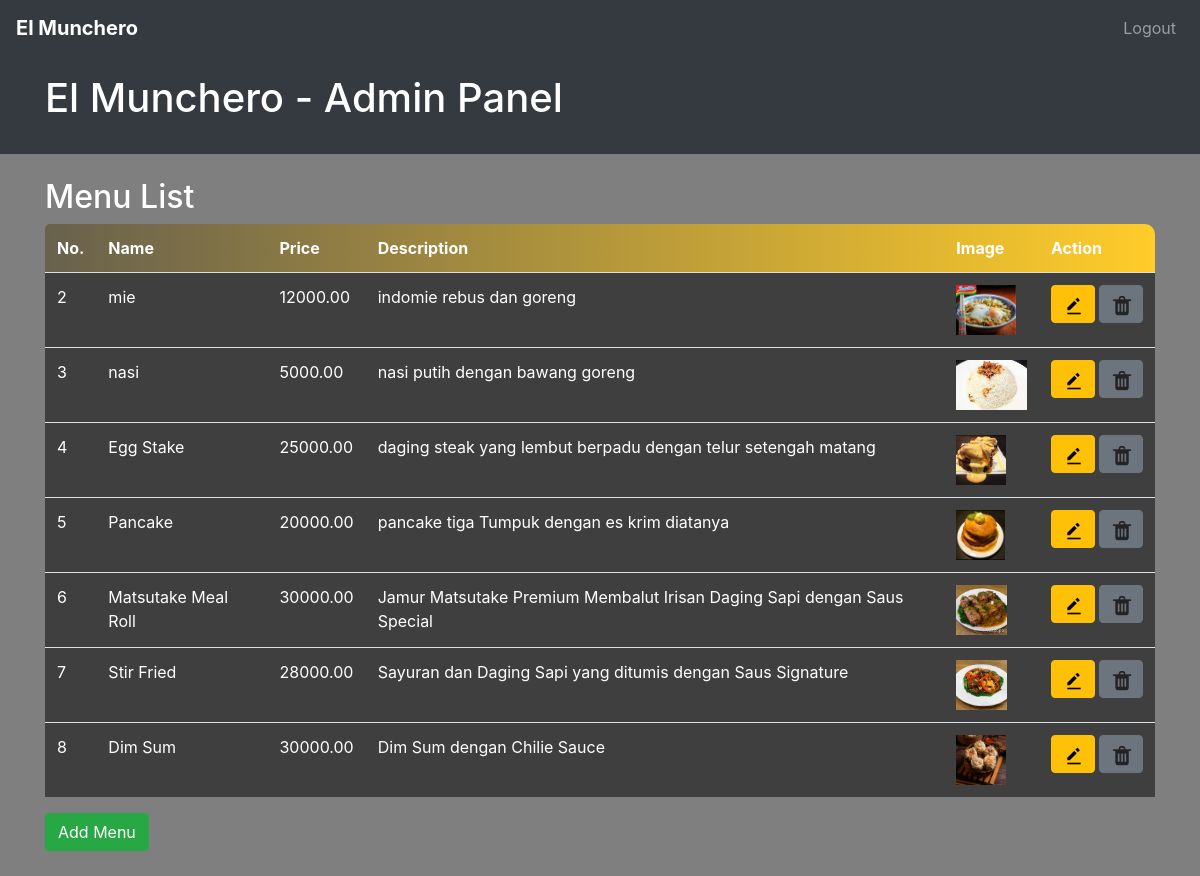
The page /admin.php (signed in) on the database as committed earlier.
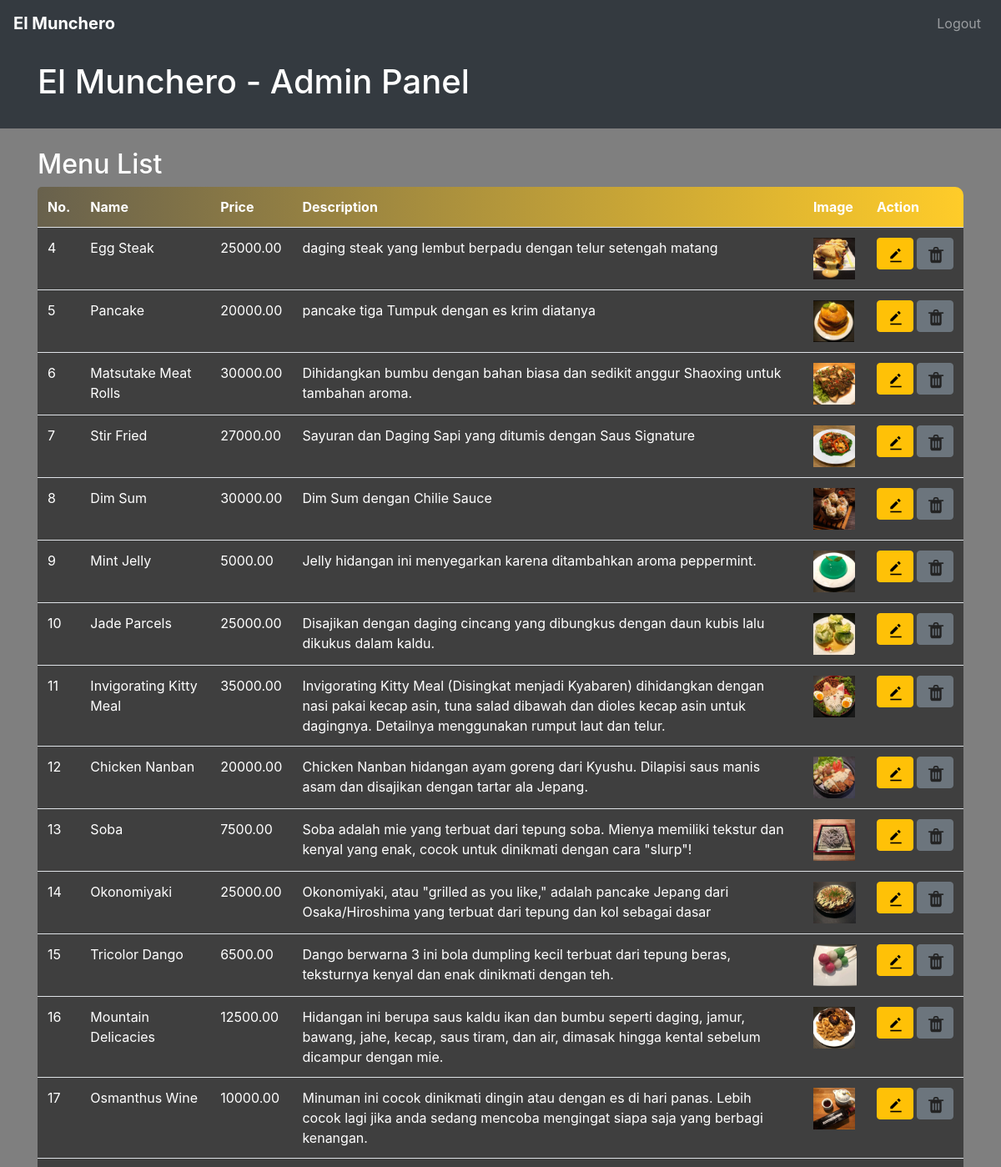
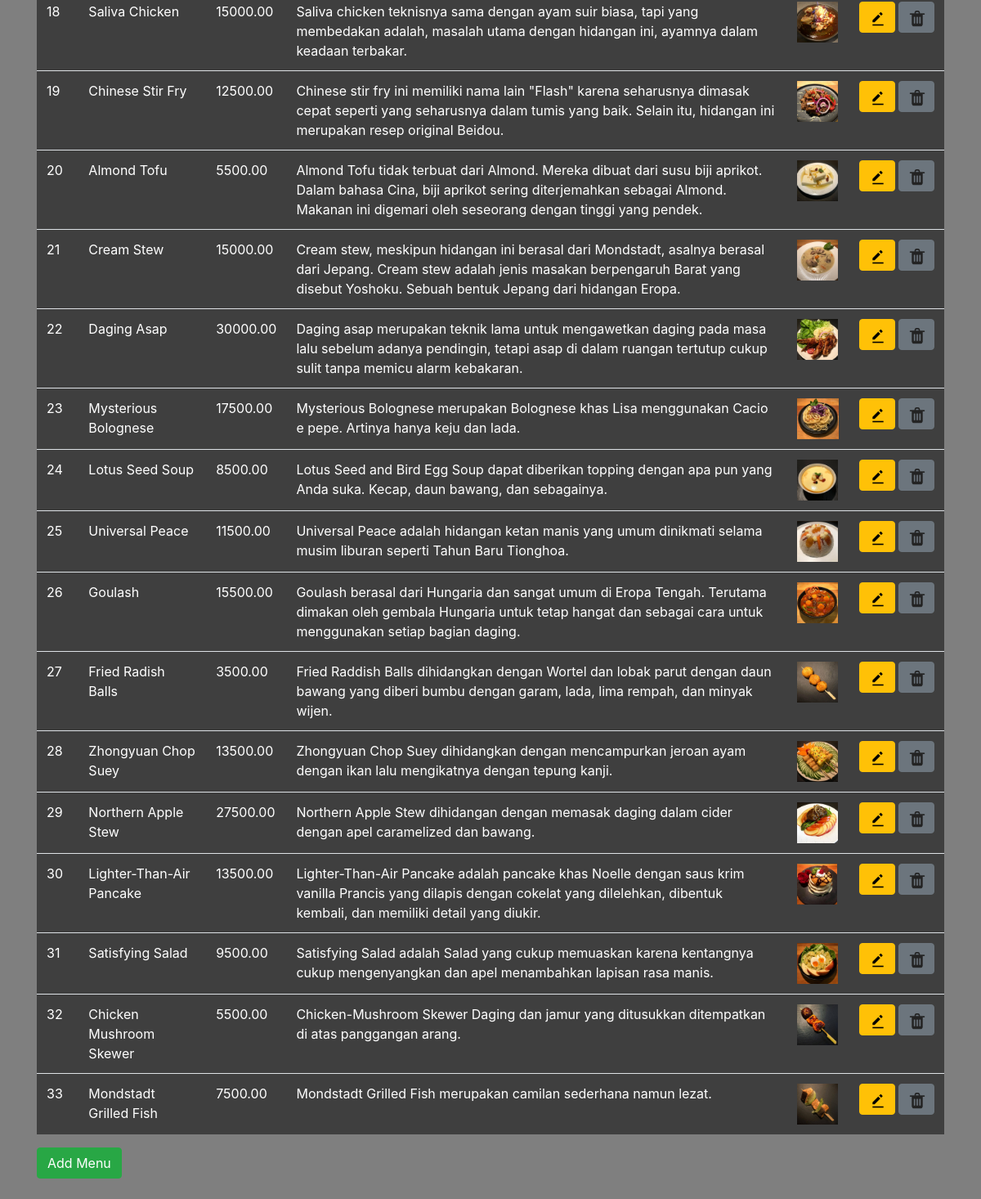
The same page on the database as committed later (2 pictures, top to bottom).
### tables this page shows
CREATE TABLE `menu` (
  `id` int(11) NOT NULL,
  `name` varchar(100) DEFAULT NULL,
  `price` decimal(10,2) DEFAULT NULL,
  `description` text DEFAULT NULL,
  `image_path` varchar(255) DEFAULT NULL
);

### admin.php (the view, shortened to what this page needs)
<?php
include 'db.php';
?>
<!DOCTYPE html>
<html lang="en">
<head>
    <link rel="stylesheet" href="https://stackpath.bootstrapcdn.com/bootstrap/4.5.2/css/bootstrap.min.css">
</head>
<body>
    <nav class="navbar navbar-expand-lg navbar-dark bg-dark">
        <a class="navbar-brand" href="admin.php">El Munchero</a>
        <div class="collapse navbar-collapse" id="navbarNav">
            <ul class="navbar-nav ml-auto">
                <li class="nav-item">
                    <a class="nav-link" href="logout.php">Logout</a>
                </li>
            </ul>
        </div>
    </nav>
    <header class="le-admin-panel bg-dark text-white p-4">
        <div class="container">
            <h1>El Munchero - Admin Panel</h1>
        </div>
    </header>
    <div class="container mt-4">
        <h2 class="text">Menu List</h2>
        <table class="table">
            <thead class="table-header">
                <tr>
                    <th class="text-header">No.</th>
                    <th class="text-header">Name</th>
                    <th class="text-header">Price</th>
                    <th class="text-header">Description</th>
                    <th class="text-header">Image</th>
                    <th class="text-header">Action</th>
                </tr>
            </thead>
            <tbody>
                <?php
                $stmt = $pdo->prepare("SELECT * FROM menu");
                $stmt->execute();
                $menus = $stmt->fetchAll(PDO::FETCH_ASSOC);
                $evenRow = true;
                foreach ($menus as $menu) {
                    $rowClass = $evenRow ? 'even-row' : 'odd-row';
                    echo "<tr class='$rowClass'>";
                    echo "<td class='text'>{$menu['id']}</td>";
                    echo "<td class='text'>{$menu['name']}</td>";
                    echo "<td class='text'>{$menu['price']}</td>";
                    echo "<td class='text'>{$menu['description']}</td>";
                    echo "<td class='text'><img src='{$menu['image_path']}' alt='{$menu['name']}' height='50'></td>";
                    echo "<td>";
                    echo "<div class='action-button-container'>";
                    echo '<a class="btn btn-warning action-button" href="edit.php?id=' . $menu['id'] . '"><img src="img/edit.png" style="width: 20px; height: 20px;" /></a>';
                    echo '<a class="btn btn-secondary action-button" href="admin.php?action=delete&id=' . $menu['id'] . '"><img src="img/delete.png" style="width: 20px; height: 20px;" /></a>';
                    echo "</div>";
                    echo "</td>";
                    echo "</tr>";
                    $evenRow = !$evenRow;
                }
                ?>
            </tbody>
        </table>
        <a class="btn btn-success" href="add_menu.php">Add Menu</a>
    </div>
</body>
</html>

Rows that differ between the two databases and show on the page:
removed menu: id "2", name "mie", price "12000.00", description "indomie rebus dan goreng", image_path (picture)
removed menu: id "3", name "nasi", price "5000.00", description "nasi putih dengan bawang goreng", image_path+name (picture)
changed menu "daging steak yang lembut berpadu dengan telur setengah matang": name "Egg Stake" → "Egg Steak"
changed menu id 6: name "Matsutake Meal Roll" → "Matsutake Meat Rolls"; description "Jamur Matsutake Premium Membalut Irisan Daging Sapi dengan Saus Special" → "Dihidangkan bumbu dengan bahan biasa dan sedikit anggur Shaoxing untuk tambahan aroma."; image_path: a different picture
changed menu "Stir Fried": price "28000.00" → "27000.00"
added menu: id "9", name "Mint Jelly", price "5000.00", description "Jelly hidangan ini menyegarkan karena ditambahkan aroma peppermint.", image_path (picture)
added menu: id "10", name "Jade Parcels", price "25000.00", description "Disajikan dengan daging cincang yang dibungkus dengan daun kubis lalu dikukus dalam kaldu.", image_path (picture)
added menu: id "11", name "Invigorating Kitty Meal", price "35000.00", description "Invigorating Kitty Meal (Disingkat menjadi Kyabaren) dihidangkan dengan nasi pakai kecap asin, tuna salad dibawah dan dioles kecap asin untuk dagingnya. Detailnya menggunakan rumput laut dan telur.", image_path (picture)
added menu: id "12", name "Chicken Nanban", price "20000.00", description "Chicken Nanban hidangan ayam goreng dari Kyushu. Dilapisi saus manis asam dan disajikan dengan tartar ala Jepang.", image_path (picture)
added menu: id "13", name "Soba", price "7500.00", description "Soba adalah mie yang terbuat dari tepung soba. Mienya memiliki tekstur dan kenyal yang enak, cocok untuk dinikmati dengan cara \"slurp\"!", image_path (picture)
added menu: id "14", name "Okonomiyaki", price "25000.00", description "Okonomiyaki, atau \"grilled as you like,\" adalah pancake Jepang dari Osaka/Hiroshima yang terbuat dari tepung dan kol sebagai dasar", image_path (picture)
added menu: id "15", name "Tricolor Dango", price "6500.00", description "Dango berwarna 3 ini bola dumpling kecil terbuat dari tepung beras, teksturnya kenyal dan enak dinikmati dengan teh.", image_path (picture)
added menu: id "16", name "Mountain Delicacies", price "12500.00", description "Hidangan ini berupa saus kaldu ikan dan bumbu seperti daging, jamur, bawang, jahe, kecap, saus tiram, dan air, dimasak hingga kental sebelum dicampur dengan mie.", image_path (picture)
added menu: id "17", name "Osmanthus Wine", price "10000.00", description "Minuman ini cocok dinikmati dingin atau dengan es di hari panas. Lebih cocok lagi jika anda sedang mencoba mengingat siapa saja yang berbagi kenangan.", image_path (picture)
added menu: id "18", name "Saliva Chicken", price "15000.00", description "Saliva chicken teknisnya sama dengan ayam suir biasa, tapi yang membedakan adalah, masalah utama dengan hidangan ini, ayamnya dalam keadaan terbakar.", image_path (picture)
added menu: id "19", name "Chinese Stir Fry", price "12500.00", description "Chinese stir fry ini memiliki nama lain \"Flash\" karena seharusnya dimasak cepat seperti yang seharusnya dalam tumis yang baik. Selain itu, hidangan ini merupakan resep original Beidou.", image_path (picture)
added menu: id "20", name "Almond Tofu", price "5500.00", description "Almond Tofu tidak terbuat dari Almond. Mereka dibuat dari susu biji aprikot. Dalam bahasa Cina, biji aprikot sering diterjemahkan sebagai Almond. Makanan ini digemari oleh seseorang dengan tinggi yang pendek.", image_path (picture)
added menu: id "21", name "Cream Stew", price "15000.00", description "Cream stew, meskipun hidangan ini berasal dari Mondstadt, asalnya berasal dari Jepang. Cream stew adalah jenis masakan berpengaruh Barat yang disebut Yoshoku. Sebuah bentuk Jepang dari hidangan Eropa.", image_path (picture)
added menu: id "22", name "Daging Asap", price "30000.00", description "Daging asap merupakan teknik lama untuk mengawetkan daging pada masa lalu sebelum adanya pendingin, tetapi asap di dalam ruangan tertutup cukup sulit tanpa memicu alarm kebakaran.", image_path (picture)
added menu: id "23", name "Mysterious Bolognese", price "17500.00", description "Mysterious Bolognese merupakan Bolognese khas Lisa menggunakan Cacio e pepe. Artinya hanya keju dan lada.", image_path (picture)
added menu: id "24", name "Lotus Seed Soup", price "8500.00", description "Lotus Seed and Bird Egg Soup dapat diberikan topping dengan apa pun yang Anda suka. Kecap, daun bawang, dan sebagainya.", image_path (picture)
added menu: id "25", name "Universal Peace", price "11500.00", description "Universal Peace adalah hidangan ketan manis yang umum dinikmati selama musim liburan seperti Tahun Baru Tionghoa.", image_path (picture)
added menu: id "26", name "Goulash", price "15500.00", description "Goulash berasal dari Hungaria dan sangat umum di Eropa Tengah. Terutama dimakan oleh gembala Hungaria untuk tetap hangat dan sebagai cara untuk menggunakan setiap bagian daging.", image_path (picture)
added menu: id "27", name "Fried Radish Balls", price "3500.00", description "Fried Raddish Balls dihidangkan dengan Wortel dan lobak parut dengan daun bawang yang diberi bumbu dengan garam, lada, lima rempah, dan minyak wijen.", image_path (picture)
added menu: id "28", name "Zhongyuan Chop Suey", price "13500.00", description "Zhongyuan Chop Suey dihidangkan dengan mencampurkan jeroan ayam dengan ikan lalu mengikatnya dengan tepung kanji.", image_path (picture)
added menu: id "29", name "Northern Apple Stew", price "27500.00", description "Northern Apple Stew dihidangan dengan memasak daging dalam cider dengan apel caramelized dan bawang.", image_path (picture)
added menu: id "30", name "Lighter-Than-Air Pancake", price "13500.00", description "Lighter-Than-Air Pancake adalah pancake khas Noelle dengan saus krim vanilla Prancis yang dilapis dengan cokelat yang dilelehkan, dibentuk kembali, dan memiliki detail yang diukir.", image_path (picture)
added menu: id "31", name "Satisfying Salad", price "9500.00", description "Satisfying Salad adalah Salad yang cukup memuaskan karena kentangnya cukup mengenyangkan dan apel menambahkan lapisan rasa manis.", image_path (picture)
added menu: id "32", name "Chicken Mushroom Skewer", price "5500.00", description "Chicken-Mushroom Skewer Daging dan jamur yang ditusukkan ditempatkan di atas panggangan arang.", image_path (picture)
added menu: id "33", name "Mondstadt Grilled Fish", price "7500.00", description "Mondstadt Grilled Fish merupakan camilan sederhana namun lezat.", image_path (picture)
